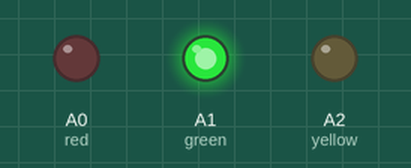
This sketch was run on a simulated Arduino Uno, built with avr-gcc and run on an emulated ATmega328P. Parts: output pins drawn as LEDs (lit = HIGH).

Above: at 0.5 s.
At 1.5 s:
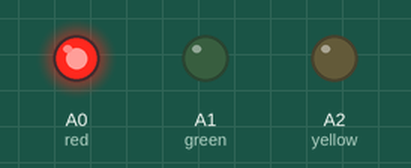
At 5.5 s:
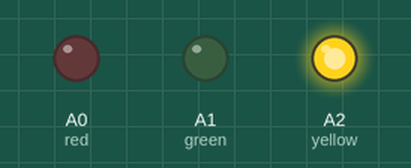
Timing chart, 0 to 6.9 s (numbered marks = the images above):
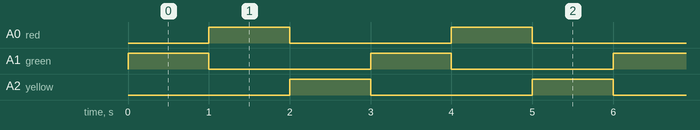

Measured:
- by itself, A0 (red), A1 (green), A2 (yellow): alternates HIGH for 1.0 s and LOW for 2.0 s
- by itself, everything shown: repeats every 3.0 s, in 4 steps

The sketch:

blinkLightsByColor.ino
```cpp
int yellow=A2;
int green=A1;
int red=A0;


void setup() {
  pinMode(red, OUTPUT);
  pinMode(yellow,OUTPUT);
  pinMode(green, OUTPUT);
  pinMode(A0, OUTPUT);
}

void loop() {
  digitalWrite(green, HIGH);   // turn the LED on (HIGH is the voltage level)
  delay(1000);
  digitalWrite(green,LOW);
  digitalWrite(red, HIGH);
  delay(1000);
  digitalWrite(red,LOW);
  digitalWrite(yellow,HIGH);
  delay(1000);
  digitalWrite(yellow,LOW);
}
```
